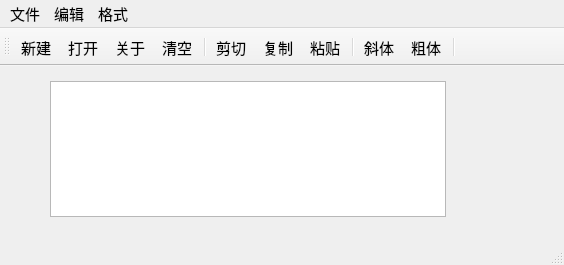
<?xml version="1.0" encoding="UTF-8"?>
<ui version="4.0">
 <class>QWMainWind</class>
 <widget class="QMainWindow" name="QWMainWind">
  <property name="geometry">
   <rect>
    <x>0</x>
    <y>0</y>
    <width>564</width>
    <height>265</height>
   </rect>
  </property>
  <property name="font">
   <font>
    <pointsize>11</pointsize>
   </font>
  </property>
  <property name="windowTitle">
   <string>QWMainWind</string>
  </property>
  <widget class="QWidget" name="centralWidget">
   <widget class="QTextEdit" name="txtEdit">
    <property name="geometry">
     <rect>
      <x>50</x>
      <y>15</y>
      <width>396</width>
      <height>136</height>
     </rect>
    </property>
    <property name="font">
     <font>
      <pointsize>16</pointsize>
     </font>
    </property>
   </widget>
  </widget>
  <widget class="QToolBar" name="mainToolBar">
   <property name="toolButtonStyle">
    <enum>Qt::ToolButtonStyle::ToolButtonTextUnderIcon</enum>
   </property>
   <attribute name="toolBarArea">
    <enum>TopToolBarArea</enum>
   </attribute>
   <attribute name="toolBarBreak">
    <bool>false</bool>
   </attribute>
   <addaction name="actNew"/>
   <addaction name="actOpen"/>
   <addaction name="actAbout"/>
   <addaction name="actClear"/>
   <addaction name="separator"/>
   <addaction name="actCut"/>
   <addaction name="actCopy"/>
   <addaction name="actPaste"/>
   <addaction name="separator"/>
   <addaction name="actFontItalic"/>
   <addaction name="actFontBold"/>
   <addaction name="separator"/>
  </widget>
  <widget class="QStatusBar" name="statusBar"/>
  <widget class="QMenuBar" name="menuBar">
   <property name="geometry">
    <rect>
     <x>0</x>
     <y>0</y>
     <width>564</width>
     <height>20</height>
    </rect>
   </property>
   <widget class="QMenu" name="menu">
    <property name="title">
     <string>文件</string>
    </property>
    <addaction name="actNew"/>
    <addaction name="actOpen"/>
    <addaction name="separator"/>
    <addaction name="actClose"/>
   </widget>
   <widget class="QMenu" name="menu_2">
    <property name="title">
     <string>编辑</string>
    </property>
    <addaction name="actCut"/>
    <addaction name="actCopy"/>
    <addaction name="actPaste"/>
    <addaction name="separator"/>
    <addaction name="actClear"/>
   </widget>
   <widget class="QMenu" name="menu_3">
    <property name="title">
     <string>格式</string>
    </property>
    <addaction name="actFontBold"/>
    <addaction name="actFontItalic"/>
    <addaction name="actFontUnder"/>
    <addaction name="separator"/>
    <addaction name="actToolbarLab"/>
   </widget>
   <addaction name="menu"/>
   <addaction name="menu_2"/>
   <addaction name="menu_3"/>
  </widget>
  <action name="actCut">
   <property name="icon">
    <iconset resource="res.qrc">
     <normaloff>:/images/images/cut.bmp</normaloff>:/images/images/cut.bmp</iconset>
   </property>
   <property name="text">
    <string>剪切</string>
   </property>
   <property name="toolTip">
    <string>剪切</string>
   </property>
   <property name="shortcut">
    <string>Ctrl+X</string>
   </property>
  </action>
  <action name="actCopy">
   <property name="icon">
    <iconset resource="res.qrc">
     <normaloff>:/images/images/120.bmp</normaloff>:/images/images/120.bmp</iconset>
   </property>
   <property name="text">
    <string>复制</string>
   </property>
   <property name="toolTip">
    <string>复制</string>
   </property>
   <property name="shortcut">
    <string>Ctrl+C</string>
   </property>
  </action>
  <action name="actPaste">
   <property name="icon">
    <iconset resource="res.qrc">
     <normaloff>:/images/images/paste.bmp</normaloff>:/images/images/paste.bmp</iconset>
   </property>
   <property name="text">
    <string>粘贴</string>
   </property>
   <property name="toolTip">
    <string>粘贴</string>
   </property>
   <property name="shortcut">
    <string>Ctrl+V</string>
   </property>
  </action>
  <action name="actFontBold">
   <property name="checkable">
    <bool>true</bool>
   </property>
   <property name="icon">
    <iconset resource="res.qrc">
     <normaloff>:/images/images/BLD.BMP</normaloff>:/images/images/BLD.BMP</iconset>
   </property>
   <property name="text">
    <string>粗体</string>
   </property>
   <property name="toolTip">
    <string>粗体</string>
   </property>
  </action>
  <action name="actFontItalic">
   <property name="checkable">
    <bool>true</bool>
   </property>
   <property name="icon">
    <iconset resource="res.qrc">
     <normaloff>:/images/images/ITL.BMP</normaloff>:/images/images/ITL.BMP</iconset>
   </property>
   <property name="text">
    <string>斜体</string>
   </property>
   <property name="toolTip">
    <string>斜体</string>
   </property>
  </action>
  <action name="actFontUnder">
   <property name="checkable">
    <bool>true</bool>
   </property>
   <property name="icon">
    <iconset resource="res.qrc">
     <normaloff>:/images/images/WORDUNDR.BMP</normaloff>:/images/images/WORDUNDR.BMP</iconset>
   </property>
   <property name="text">
    <string>下划线</string>
   </property>
   <property name="toolTip">
    <string>下划线</string>
   </property>
  </action>
  <action name="actClose">
   <property name="icon">
    <iconset resource="res.qrc">
     <normaloff>:/images/images/exit.bmp</normaloff>:/images/images/exit.bmp</iconset>
   </property>
   <property name="text">
    <string>退出</string>
   </property>
   <property name="toolTip">
    <string>退出</string>
   </property>
  </action>
  <action name="actOpen">
   <property name="icon">
    <iconset resource="res.qrc">
     <normaloff>:/images/images/open3.bmp</normaloff>:/images/images/open3.bmp</iconset>
   </property>
   <property name="text">
    <string>打开...</string>
   </property>
   <property name="toolTip">
    <string>打开文件</string>
   </property>
   <property name="shortcut">
    <string>Ctrl+O</string>
   </property>
  </action>
  <action name="actClear">
   <property name="icon">
    <iconset resource="res.qrc">
     <normaloff>:/images/images/103.bmp</normaloff>:/images/images/103.bmp</iconset>
   </property>
   <property name="text">
    <string>清空</string>
   </property>
   <property name="toolTip">
    <string>清空内容</string>
   </property>
  </action>
  <action name="actFont">
   <property name="icon">
    <iconset resource="res.qrc">
     <normaloff>:/images/images/20.ico</normaloff>:/images/images/20.ico</iconset>
   </property>
   <property name="text">
    <string>字体...</string>
   </property>
   <property name="toolTip">
    <string>字体设置</string>
   </property>
  </action>
  <action name="actNew">
   <property name="icon">
    <iconset resource="res.qrc">
     <normaloff>:/images/images/new2.bmp</normaloff>:/images/images/new2.bmp</iconset>
   </property>
   <property name="text">
    <string>新建</string>
   </property>
   <property name="shortcut">
    <string>Ctrl+N</string>
   </property>
  </action>
  <action name="actToolbarLab">
   <property name="checkable">
    <bool>true</bool>
   </property>
   <property name="checked">
    <bool>true</bool>
   </property>
   <property name="text">
    <string>显示工具栏文字标签</string>
   </property>
   <property name="menuRole">
    <enum>QAction::MenuRole::TextHeuristicRole</enum>
   </property>
  </action>
  <action name="actAbout">
   <property name="icon">
    <iconset resource="res.qrc">
     <normaloff>:/images/images/about.svg</normaloff>:/images/images/about.svg</iconset>
   </property>
   <property name="text">
    <string>关于</string>
   </property>
   <property name="toolTip">
    <string>关于</string>
   </property>
  </action>
 </widget>
 <layoutdefault spacing="6" margin="11"/>
 <resources>
  <include location="res.qrc"/>
 </resources>
 <connections>
  <connection>
   <sender>actClose</sender>
   <signal>triggered()</signal>
   <receiver>QWMainWind</receiver>
   <slot>close()</slot>
   <hints>
    <hint type="sourcelabel">
     <x>-1</x>
     <y>-1</y>
    </hint>
    <hint type="destinationlabel">
     <x>422</x>
     <y>254</y>
    </hint>
   </hints>
  </connection>
  <connection>
   <sender>actClear</sender>
   <signal>triggered()</signal>
   <receiver>txtEdit</receiver>
   <slot>clear()</slot>
   <hints>
    <hint type="sourcelabel">
     <x>-1</x>
     <y>-1</y>
    </hint>
    <hint type="destinationlabel">
     <x>260</x>
     <y>256</y>
    </hint>
   </hints>
  </connection>
  <connection>
   <sender>actCut</sender>
   <signal>triggered()</signal>
   <receiver>txtEdit</receiver>
   <slot>cut()</slot>
   <hints>
    <hint type="sourcelabel">
     <x>-1</x>
     <y>-1</y>
    </hint>
    <hint type="destinationlabel">
     <x>260</x>
     <y>256</y>
    </hint>
   </hints>
  </connection>
  <connection>
   <sender>actCopy</sender>
   <signal>triggered()</signal>
   <receiver>txtEdit</receiver>
   <slot>copy()</slot>
   <hints>
    <hint type="sourcelabel">
     <x>-1</x>
     <y>-1</y>
    </hint>
    <hint type="destinationlabel">
     <x>260</x>
     <y>256</y>
    </hint>
   </hints>
  </connection>
  <connection>
   <sender>actPaste</sender>
   <signal>triggered()</signal>
   <receiver>txtEdit</receiver>
   <slot>paste()</slot>
   <hints>
    <hint type="sourcelabel">
     <x>-1</x>
     <y>-1</y>
    </hint>
    <hint type="destinationlabel">
     <x>260</x>
     <y>256</y>
    </hint>
   </hints>
  </connection>
 </connections>
</ui>
